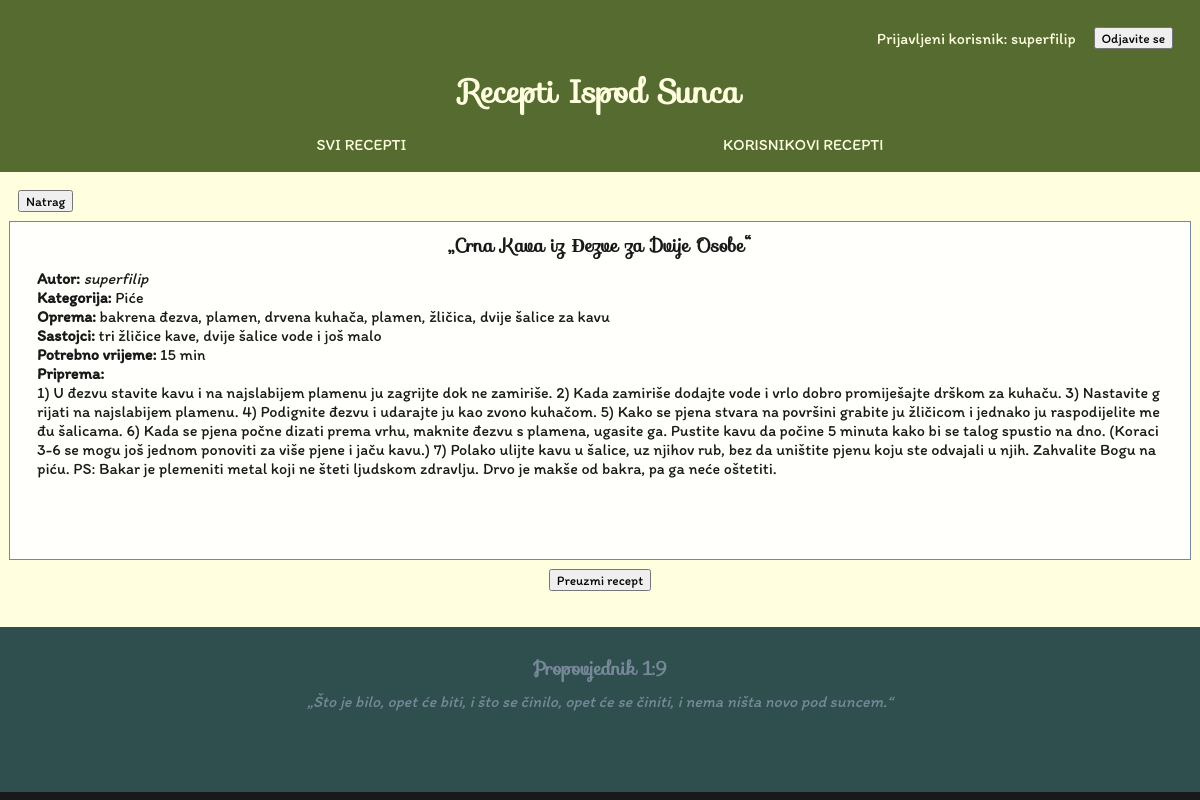
/main/recipe/28/ (signed in), run on the app's committed database.
### main/models.py (models this page shows, shortened)
class Recipe(models.Model):
    name = models.CharField(max_length=64, unique=True)
    author = models.ForeignKey(User, on_delete=models.SET_NULL, null=True, blank=True)
    CATEGORIES = (
        ('food', 'Hrana'),
        ('drink', 'Piće'),
        ('medicine', 'Lijek'),
    )
    category = models.CharField(max_length=8, choices=CATEGORIES, default='food')
    equipment = models.TextField(default="")
    ingredients = models.TextField(default="")
    time_needed = models.IntegerField(default=1, validators=[MinValueValidator(1)])
    TIME_UNITS = (
        ('min', 'min'),
        ('ura', 'h'),
        ('dan', 'dan'),
    )
    time_measurement_unit = models.CharField(max_length=8, choices=TIME_UNITS, default='min')
    preperation = models.TextField(default="")

### main/views.py (the view)
# urls.py: path('recipe/<int:recipe_id>/', views.recipe, name='recipe'),
def recipe(request, recipe_id):
    recipe = get_object_or_404(Recipe, id=recipe_id)
    return render(request, 'main/recipe.html', {'recipe': recipe})

### templates/main/recipe.html
{% extends "base_generic.html" %}
{% block content %}
    <button>
        <a href="/main/all_recipes">Natrag</a>
    </button>
    <div class="recipe" id="recipe" data-recipe-name="{{ recipe.name }}">
        <h3 class="flex-center">„{{ recipe.name }}“</h3>
        <p>
            <strong>Autor:&nbsp;</strong>
            <i>{{ recipe.author.username }}</i>
        </p>
        <p>
            <strong>Kategorija:&nbsp;</strong>
            {{ recipe.get_category_display }}
        </p>
        <p>
            <strong>Oprema:&nbsp;</strong>
            {{ recipe.equipment }}
        </p>
        <p>
            <strong>Sastojci:&nbsp;</strong>
            {{ recipe.ingredients }}
        </p>
        <p>
            <strong>Potrebno vrijeme:&nbsp;</strong>
            {{ recipe.time_needed }}
            {{ recipe.get_time_measurement_unit_display }}
        </p>
        <p>
            <strong>Priprema:</strong>
        </p>
        <p>
            {{ recipe.preperation }}
        </p>
    </div>
    <div class="center-btn">
        <button onclick="downloadRecipeAsText()">Preuzmi recept</button>
    </div>
{% endblock %}

### templates/base_generic.html (shortened to what this page needs)
{% load static %}
<!DOCTYPE html>
<html lang="en">
<head>
    <link rel="stylesheet" href="{% static 'css/styles.css' %}?">
</head>
<body>
    <header>
        <div id="authentification">
            {% if user.is_authenticated %}
            <p>Prijavljeni korisnik:&nbsp;</p>
            <p>{{ user.username }}</p>
            <form action="{% url 'logout' %}" method="post">
                <input type="submit" value="Odjavite se">
            </form>
            {% endif %}
        </div>
        <h1>Recepti Ispod Sunca</h1>
        <nav>
            <ul>
                <li><a href="{% url 'main:all_recipes' %}" class="{% if request.path == '/main/all_recipes' %}active{% endif %}">Svi Recepti</a></li>
                <li><a href="{% url 'main:user_recipes' %}" class="{% if request.path == '/main/user_recipes' %}active{% endif %}">Korisnikovi Recepti</a></li>
            </ul>
        </nav>
    </header>
    <main>
        <div class="content">
            {% block content %}
            {% endblock %}
        </div>
    </main>
    <footer>
        <h3>Propovjednik 1:9</h3>
        <p><i>„Što je bilo, opet će biti, i što se činilo, opet će se činiti, i nema ništa novo pod suncem.“</i></p>
    </footer>
</body>
</html>

### static/css/styles.css (style rules this page uses)
:root { --color-primary-dark: DarkSlateGray; --color-primary-light: LightYellow; --color-secondary-dark: DarkOliveGreen; --color-secondary-light: LightSlateGray; --extra-light-slate-gray: rgba(166, 216, 232, 0.5); --color-shadow: rgba(0, 0, 0, 0.9); --color-light: rgba(255, 255, 255, 0.9); --time-blink: 0.3s; --space-detail: 1px; --space-extra-small: 3px; --space-small: 9px; --space-medium: 27px; --space-large: 81px; }
* { box-sizing: border-box; }
h1, h2, h3, h4, h5, h6 { font-family: 'CustomFont1'; text-align: center; margin: 0 0 var(--space-small); }
p { display: flex; justify-content: center; align-items: center; margin: 0; }
input, select, textarea, button { font-family: 'CustomFont2'; margin: var(--space-small); }
ul { list-style: none; margin: 0; padding-inline-start: 0; }
a { color: inherit; text-decoration: none; display: flex; justify-content: center; align-items: center; }
form, button { display: flex; justify-content: center; align-items: center; margin: var(--space-small); flex-wrap: wrap; }
html { color: var(--color-light); background-color: var(--color-shadow); }
body { font-family: 'CustomFont2'; color: var(--color-primary-dark); background-color: var(--color-primary-light); text-align: left; margin: 0; }
header { color: var(--color-primary-light); background-color: var(--color-secondary-dark); padding: var(--space-small); }
#authentification { display: flex; flex-wrap: wrap; justify-content: flex-end; text-wrap: nowrap; }
nav ul { display: flex; flex-wrap: wrap; justify-content: space-evenly; }
nav li { display: flex; justify-content: center; align-items: center; }
nav ul li a { padding: var(--space-small); text-wrap: nowrap; border-radius: var(--space-detail); transition: background-color var(--time-blink) ease, color var(--time-blink) ease; text-transform: uppercase; }
main { color: inherit; background-color: inherit; padding: var(--space-small) var(--space-small) var(--space-medium); overflow-y: hidden; word-break: break-all; }
.recipe { display: flex; flex-direction: column; justify-content: center; align-items: flex-start; color: var(--color-shadow); background-color: var(--color-light); border: var(--space-detail) solid var(--color-secondary-light); padding: var(--space-small) var(--space-medium) var(--space-large); }
.flex-center { align-self: center; }
.center-btn { display: flex; flex-direction: column; justify-content: center; align-items: center; }
footer { color: var(--color-secondary-light); background-color: var(--color-primary-dark); text-align: center; padding: var(--space-medium) var(--space-small) var(--space-large); display: block; }

### data on the page
Recipe: name "Crna Kava iz Đezve za Dvije Osobe", author.username "superfilip", category "Piće", equipment "bakrena đezva, plamen, drvena kuhača, plamen, žličica, dvije šalice za kavu", ingredients "tri žličice kave, dvije šalice vode i još malo", time_needed "15", time_measurement_unit "min", preperation "1) U đezvu stavite kavu i na najslabijem plamenu ju zagrijte dok ne zamiriše. 2) Kada zamiriše dodajte vode i vrlo dobro promiješajte drškom za kuhaču. 3) Nastavite grijati na najslabijem plamenu. 4) Podignite đezvu i udarajte ju kao zvono kuhačom. 5) Kako se pjena stvara na površini grabite ju žličicom i jednako ju raspodijelite među šalicama. 6) Kada se pjena počne dizati prema vrhu, maknite đezvu s plamena, ugasite ga. Pustite kavu da počine 5 minuta kako bi se talog spustio na dno. (Koraci 3-6 se mogu još jednom ponoviti za više pjene i jaču kavu.) 7) Polako ulijte kavu u šalice, uz njihov rub, bez da uništite pjenu koju ste odvajali u njih. Zahvalite Bogu na piću. PS: Bakar je…"

### other printed values
{{ user.username }} "superfilip"
